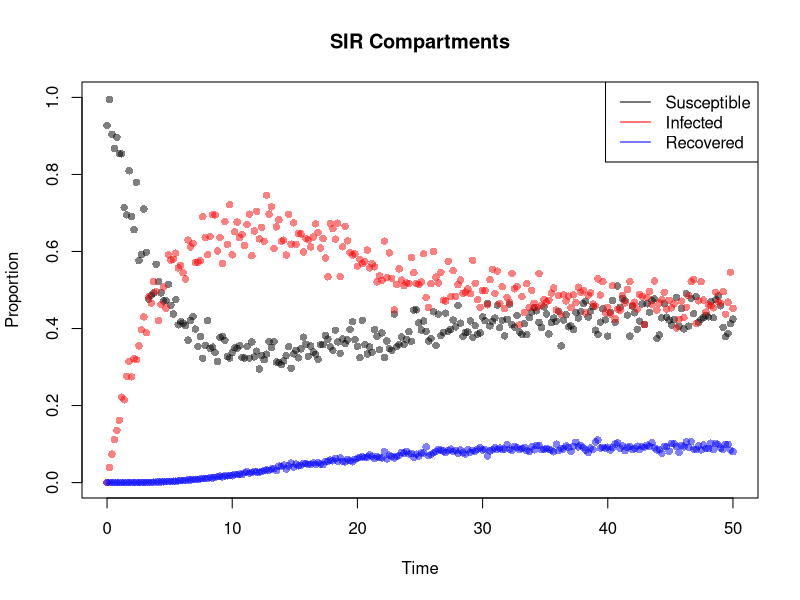

Reproduce this figure in R. (Note: this script raises an error after producing the figure.)

# %%
library(deSolve)

invisible(sapply(list.files("./R", pattern = "\\.R$", full.names = TRUE), source))

f <- function(u, p, t) {
  du1 <- -p[1] * u[1] + p[3] * u[2] + u[3] * (p[1] * exp(-p[1] * p[2])) / (1 - exp(-p[1] * p[2]))
  du2 <- p[1] * u[1] - p[3] * u[2] - p[4] * (1 - exp(-p[5] * t^2)) * u[2]
  du3 <- p[4] * (1 - exp(-p[5] * t^2)) * u[2] - (p[1] * exp(-p[1] * p[2]) / (1 - exp(-p[1] * p[2]))) * u[3]
  c(du1, du2, du3)
}

npoints <- 256
p_star = c(0.2, 1.5, 0.074, 0.113, 0.0024)
p0 <- c(0.1, 2.5, 0.1, 0.1, 0.001)
u0 <- c(1, 0, 0)
t_span <- c(0, 50)
t_eval <- seq(t_span[1], t_span[2], length.out = npoints);

modelODE <- function(tvec, state, parameters) { list(as.vector(f(state, parameters, tvec))) }
sol <- deSolve::ode(y = u0, times = t_eval, func = modelODE, parms = p_star)

nr <- 0.005
noise_sd <- sqrt(nr)
noise <- matrix(
  rnorm(nrow(sol) * (ncol(sol) - 1), mean = 0, sd = noise_sd),
  nrow = nrow(sol)
)
# Log Normal Noise
U <- sol[, -1] * exp(noise)
tt <- matrix(sol[, 1], ncol = 1)

tt <- sol[, 1]
u1 <- U[,1]
u2 <- U[, 2]
u3 <- U[, 3]

plot(tt, u1, type = "p", pch = 16, cex = 1, col = adjustcolor("black", alpha.f = 0.5), xlab = "Time", ylab = "Proportion", main = "SIR Compartments", ylim=c(0, 1))
points(tt, u2, pch = 16, cex = 1, col = adjustcolor("red", alpha.f = 0.5))
points(tt, u3, pch = 16, cex = 1, col = adjustcolor("blue", alpha.f = 0.5))

legend("topright", legend = c("Susceptible", "Infected", "Recovered"), col = c("black", "red", "blue"), lwd = 1)

res <- solveWendy(f, p0, U, tt, method = "MLE", noise_dist = "lognormal")

sol <- deSolve::ode(y = u0, times = t_eval, func = modelODE, parms = res$phat)

lines(sol[, "time"], sol[, 2], col = "black", lwd = 2)
lines(sol[, "time"], sol[, 3], col = "red", lwd = 2)
lines(sol[, "time"], sol[, 4], col = "blue", lwd = 2)
